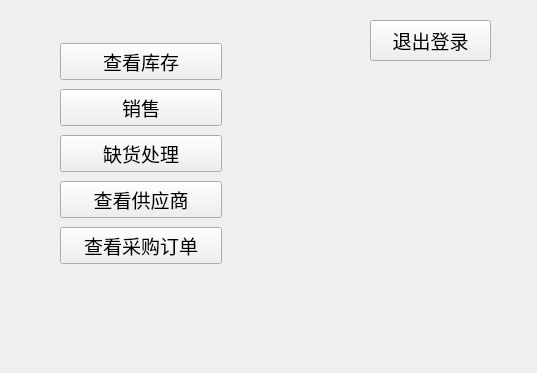
<?xml version="1.0" encoding="UTF-8"?>
<ui version="4.0">
 <class>login</class>
 <widget class="QWidget" name="login">
  <property name="geometry">
   <rect>
    <x>0</x>
    <y>0</y>
    <width>537</width>
    <height>373</height>
   </rect>
  </property>
  <property name="windowTitle">
   <string>Form</string>
  </property>
  <widget class="QLabel" name="le_username">
   <property name="geometry">
    <rect>
     <x>280</x>
     <y>30</y>
     <width>71</width>
     <height>20</height>
    </rect>
   </property>
   <property name="font">
    <font>
     <pointsize>14</pointsize>
    </font>
   </property>
   <property name="text">
    <string/>
   </property>
  </widget>
  <widget class="QWidget" name="gridLayoutWidget">
   <property name="geometry">
    <rect>
     <x>60</x>
     <y>40</y>
     <width>162</width>
     <height>231</height>
    </rect>
   </property>
   <layout class="QGridLayout" name="gridLayout_2">
    <item row="2" column="0">
     <widget class="QPushButton" name="pushButton">
      <property name="font">
       <font>
        <pointsize>14</pointsize>
       </font>
      </property>
      <property name="text">
       <string>销售</string>
      </property>
     </widget>
    </item>
    <item row="4" column="0">
     <widget class="QPushButton" name="btn_supplier">
      <property name="font">
       <font>
        <pointsize>14</pointsize>
       </font>
      </property>
      <property name="text">
       <string>查看供应商</string>
      </property>
     </widget>
    </item>
    <item row="0" column="0">
     <widget class="QPushButton" name="btn_entrepot">
      <property name="font">
       <font>
        <pointsize>14</pointsize>
       </font>
      </property>
      <property name="text">
       <string>查看库存</string>
      </property>
     </widget>
    </item>
    <item row="5" column="0">
     <widget class="QPushButton" name="pushButton_2">
      <property name="font">
       <font>
        <pointsize>14</pointsize>
       </font>
      </property>
      <property name="text">
       <string>查看采购订单</string>
      </property>
     </widget>
    </item>
    <item row="3" column="0">
     <widget class="QPushButton" name="btn_need">
      <property name="font">
       <font>
        <pointsize>14</pointsize>
       </font>
      </property>
      <property name="text">
       <string>缺货处理</string>
      </property>
     </widget>
    </item>
   </layout>
  </widget>
  <widget class="QPushButton" name="pushButton_3">
   <property name="geometry">
    <rect>
     <x>370</x>
     <y>20</y>
     <width>121</width>
     <height>41</height>
    </rect>
   </property>
   <property name="font">
    <font>
     <pointsize>14</pointsize>
    </font>
   </property>
   <property name="text">
    <string>退出登录</string>
   </property>
  </widget>
 </widget>
 <resources/>
 <connections/>
</ui>
